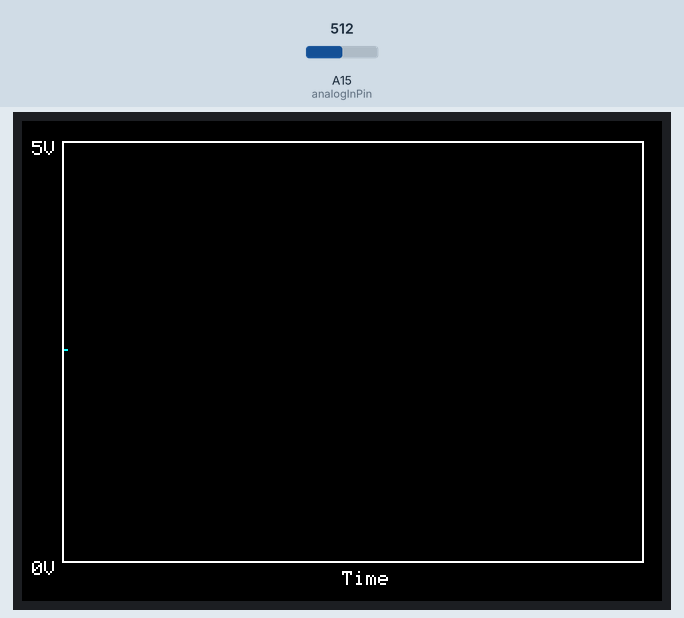
Simulated run of this sketch. Board: Arduino Mega 2560, built with avr-gcc and run on an emulated ATmega2560. Shown: 320×240 colour display. The inputs (shaded band) are chosen by the test bench; at power-on: A15 (analogInPin) = 512. What the sketch prints to the serial monitor is not drawn.

Above: at 1.8 s.
1.9 s: A15 (analogInPin) set to 490
4.1 s: A15 (analogInPin) set to 510
6.1 s: A15 (analogInPin) set to 306
Timing chart, 0 to 9.1 s (numbered marks = the images above; inputs shaded):
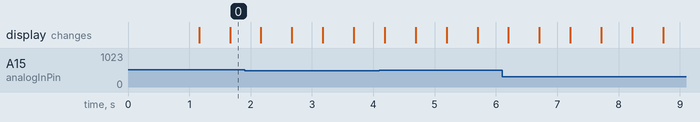

The sketch:

ADC_v1_1_2.ino.ino
```cpp
#include "SPI.h"
#include "Adafruit_GFX.h"
#include "Adafruit_ILI9341.h"

// For the Adafruit shield, these are the default.
#define TFT_DC 9
#define TFT_CS 10

// For the screen position
#define FONT_HEIGHT 10  // screen.setTextSize(size); size 1 = 10 pixels, size 2 =20 pixels, and so on.
#define X_LEFT 20
#define X_RIGHT 310
#define Y_TOP 10
#define Y_BOT 220

// Use hardware SPI (on Uno, #13, #12, #11) and the above for CS/DC
Adafruit_ILI9341 tft = Adafruit_ILI9341(TFT_CS, TFT_DC);
// If using the breakout, change pins as desired
//Adafruit_ILI9341 tft = Adafruit_ILI9341(TFT_CS, TFT_DC, TFT_MOSI, TFT_CLK, TFT_RST, TFT_MISO);

// Pin name constants.
const int analogInPin = A15;

// Variables
float sensorValue = 0.;
const int num = X_RIGHT - X_LEFT;
int index = 0;
int yPos[num] = {0};
int xPos = 0;

unsigned long tot_start = 0;
unsigned long tot_time = 0;
unsigned long avg_start = 0;
unsigned long avg_time = 0;
float reads = 0.;

void setup() {
  while (!Serial);     // used for leonardo debugging

  Serial.begin(9600);
  Serial.println(F("ADC"));

  tft.begin();

  // Something to let us know it is working...
  tft.fillScreen(ILI9341_BLACK);
  tft.fillScreen(ILI9341_RED);
  tft.fillScreen(ILI9341_GREEN);
  tft.fillScreen(ILI9341_BLUE);
  tft.fillScreen(ILI9341_BLACK);

  // read diagnostics (optional but can help debug problems)
  uint8_t x = tft.readcommand8(ILI9341_RDMODE);
  Serial.print("Display Power Mode: 0x"); Serial.println(x, HEX);
  x = tft.readcommand8(ILI9341_RDMADCTL);
  Serial.print("MADCTL Mode: 0x"); Serial.println(x, HEX);
  x = tft.readcommand8(ILI9341_RDPIXFMT);
  Serial.print("Pixel Format: 0x"); Serial.println(x, HEX);
  x = tft.readcommand8(ILI9341_RDIMGFMT);
  Serial.print("Image Format: 0x"); Serial.println(x, HEX);
  x = tft.readcommand8(ILI9341_RDSELFDIAG);
  Serial.print("Self Diagnostic: 0x"); Serial.println(x, HEX);

  tft.setRotation(1);
  testText();

  Serial.println(F("Done!"));
  tot_start = millis();

}

void loop() {
  // read the analog in value and get time:
  avg_start = millis();
  reads = 0.;
  sensorValue = 0.;
  avg_time = 0;
  tot_time = millis() - tot_start;
  while ( avg_time <= 500 ) {
    sensorValue += analogRead(analogInPin);
    avg_time = millis() - avg_start;
    reads++;

    // wait >= 2 milliseconds before the next loop
    // for the analog-to-digital converter to settle
    // after the last reading:
    delay(2);
  }
  sensorValue = sensorValue / reads;

  // Delete previous point
  xPos = index + X_LEFT + 1;
  tft.drawPixel(xPos, yPos[index], ILI9341_BLACK);

  // map it to the range of the screen:
  yPos[index] = mapfloat(sensorValue, 0, 1023, Y_BOT, Y_TOP);
  tft.drawPixel(xPos, yPos[index], ILI9341_CYAN);

  // write the values to the serial port
  Serial.print(tot_time);
  Serial.print("\t");
  Serial.print(xPos);
  Serial.print("\t");
  Serial.println(yPos[index]);

  // wrap the plot
  if (xPos >= X_RIGHT) {
    index = 0;
    //testText();
  } else {
    // increment the horizontal position:
    index++;
  }
}

unsigned long testText() {
  tft.fillScreen(ILI9341_BLACK);
  unsigned long start = micros();
  tft.setTextColor(ILI9341_WHITE);  tft.setTextSize(1);

  tft.drawFastVLine(X_LEFT,Y_TOP,(Y_BOT-Y_TOP),ILI9341_WHITE);
  tft.drawFastVLine(X_RIGHT,Y_TOP,(Y_BOT-Y_TOP),ILI9341_WHITE);
  tft.drawFastHLine(X_LEFT,Y_TOP,(X_RIGHT-X_LEFT+1),ILI9341_WHITE);
  tft.drawFastHLine(X_LEFT,Y_BOT,(X_RIGHT-X_LEFT+1),ILI9341_WHITE);

  tft.setCursor(5, Y_TOP);
  tft.println("5V");
  tft.setCursor(5, Y_BOT);
  tft.println("0V");
  tft.setCursor(160, Y_BOT+5);
  tft.println("Time");

  return micros() - start;
}

float mapfloat(float x, float in_min, float in_max, float out_min, float out_max)
{
 return (x - in_min) * (out_max - out_min) / (in_max - in_min) + out_min;
}
```
